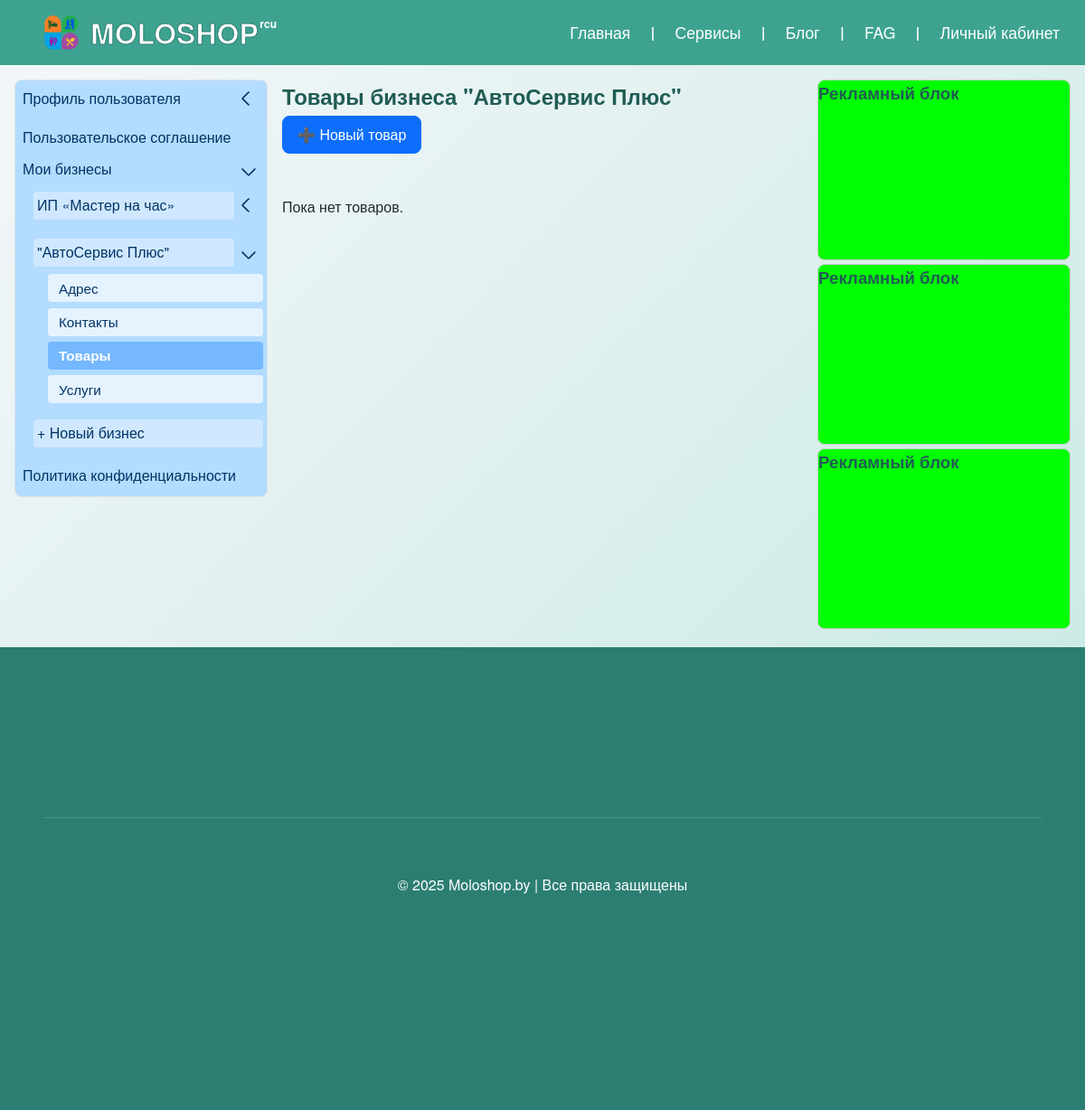
The page /business/avtoservis-plius/goods/ (signed in) on the database its author committed.
### apps/users/models/menu.py (models this page shows, shortened)
class ProfileMenuCategory(UUIDModel, MPTTModel):
    user = models.ForeignKey(
        settings.AUTH_USER_MODEL,
        on_delete=models.CASCADE,
        related_name="profile_menu_categories",
        verbose_name="Пользователь",
        null=True,
        blank=True,
        help_text="Пользователь для персональных пунктов меню. Пусто — для общего меню."
    )
    name = models.CharField(max_length=100, verbose_name="Название пункта меню")
    url = models.CharField(max_length=200, blank=True, verbose_name="Имя URL-шаблона",
                           help_text="Имя URL-шаблона с namespace (например: 'landing:policy_detail')")
    url_params = models.JSONField(blank=True, null=True, verbose_name="Параметры для URL",
                                 help_text='Параметры для reverse(), например: {"slug":"politika-konfidentsialnosti"}')
    external_url = models.URLField(blank=True, null=True, verbose_name="Внешняя ссылка",
                                   help_text="Внешняя ссылка (например: https://t.me/moloshop)")
    parent = TreeForeignKey("self", on_delete=models.CASCADE, null=True, blank=True,
                           related_name="children", verbose_name="Родительский пункт меню")
    order = models.PositiveIntegerField(default=0, verbose_name="Порядок сортировки")
    is_active_link = models.BooleanField(default=True, verbose_name="Активная ссылка",
                                         help_text="Если выключена, пункт меню не активен")
    updated_at = models.DateTimeField(auto_now=True, verbose_name="Дата обновления")
    class MPTTMeta:
        order_insertion_by = ["order"]
    class Meta:
        app_label = "users"
        verbose_name = "Пункт меню"
        verbose_name_plural = "Меню личного кабинета"
        ordering = ["order"]
        unique_together = ("user", "name", "parent")
    def get_absolute_url(self):
        from django.urls import reverse
        if self.url:
            try:
                if self.url_params:
                    return reverse(self.url, kwargs=self.url_params)
                return reverse(self.url)
            except Exception:
                return "#"
        elif self.external_url:
            return self.external_url
        return "#"

### apps/business/models/business.py (models this page shows, shortened)
class Business(NamedSlugModel):
    owner = models.ForeignKey(
        User,
        on_delete=models.CASCADE,
        related_name="businesses",
        verbose_name="Владелец",
    )
    subtitle = models.CharField(max_length=255, blank=True, null=True)
    favicon = models.ImageField(upload_to="business_favicons/", blank=True, null=True, verbose_name="favicon.ico")
    logo = models.ImageField(upload_to="business_logos/", blank=True, null=True)
    description = models.TextField(blank=True, verbose_name="Общее описание бизнеса")
    order = models.PositiveIntegerField(default=0, verbose_name="Порядок")
    is_visible = models.BooleanField(default=True, verbose_name="Активированный бизнес")
    created_at = models.DateTimeField(auto_now_add=True, verbose_name="Создан")
    updated_at = models.DateTimeField(auto_now=True, verbose_name="Обновлен")
    class Meta:
        ordering = ["order"]
        verbose_name = "Бизнес"
        verbose_name_plural = "Бизнесы"

### apps/business/views/business_options.py (the view, shortened to what this page needs)
# urls.py: path("<slug:business_slug>/goods/", goods_list, name="goods_list"),
@login_required
def goods_list(request, business_slug):
    business = get_object_or_404(Business, slug=business_slug, owner=request.user)
    goodss_qs = Goods.objects.filter(business=business).order_by("-created_at")
    paginator = Paginator(goodss_qs, 5)  # по 5 услуг на страницу
    page_number = request.GET.get("page")
    try:
        goodss_page = paginator.page(page_number)
    except PageNotAnInteger:
        goodss_page = paginator.page(1)
    except EmptyPage:
        goodss_page = paginator.page(paginator.num_pages)
    media_qs = Media.objects.filter(
        content_type__model='goods',
        object_id__in=goodss_page.object_list.values_list('id', flat=True)
    )
    gallery_dict = {}
    for media in media_qs:
        gallery_dict.setdefault(media.object_id, []).append(media)
    active_goods_id = request.GET.get("active_goods_id")
    try:
        active_goods_id = int(active_goods_id)
    except (TypeError, ValueError):
        active_goods_id = None
    goods_forms = {s.id: GoodsForm(instance=s) for s in goodss_page}
    new_goods_form = GoodsForm()
    return render(request, "business/products/goods_list.html", {
        "business": business,
        "goodss": goodss_page,  # заменили queryset на страницу
        "goods_forms": goods_forms,
        "new_goods_form": new_goods_form,
        "active_goods_id": active_goods_id,
        "gallery_dict": gallery_dict,
        "paginator": paginator,
    })

### apps/business/templates/business/products/goods_list.html (shortened to what this page needs)
{% extends "users/base_userpanel.html" %}
{% load static %}
{% load core_extras %}
{% block extra_head %}
<link type="text/css" href="{% static 'business/css/business.css' %}" rel="stylesheet" />
{{ block.super }}
{% endblock %}
{% block users_content %}
<h2 class="page-title">Товары бизнеса {{ business.title }}</h2>
<a href="{% url 'business:goods_create' business.slug %}" class="btn btn-primary" style="margin-bottom:1rem;">
  ➕ Новый товар
</a>
<div class="accordion" style="max-width: 800px; margin: 2rem auto; border-radius:.75rem; overflow: hidden;">
  {% for goods in goodss %}
    <div class="accordion-item" data-goods-id="{{ goods.id }}" style="border-bottom: 1px solid #ddd;">
      <div class="accordion-header products-accordion-header">
        <div class="products-thumb">
          {% if goods.image %}
            <img src="{{ goods.image.url }}" alt="{{ goods.title }}" class="products-thumb-img">
          {% else %}
            <div class="products-no-thumb">💇</div>
          {% endif %}
        </div>
        <div class="products-info">
          <span class="products-title">{{ goods.title }}</span>
          <span class="products-price">{{ goods.price }} {{ goods.currency }}</span>
          <div class="products-duration">
            {% if goods.duration %}
              ⏱ {{ goods.duration_display }}
            {% endif %}
          </div>
        </div>
        <img
          src="{% static 'core/img/icons/png/chevron-left.png' %}"
          alt="Toggle"
          class="toggle-icon products-toggle-icon"
        />
      </div>
      <div class="accordion-body" style="max-height: 0; overflow: hidden; background:#fff; transition: max-height 0.3s ease, padding 0.3s ease; padding-top: 0; padding-bottom: 0;">
      <fieldset style="margin: .75rem 1rem;">
        <legend>Обложка товара</legend>
        <div class="row mb-4">
          <div class="col-6 col-sm-12">
            {% if goods.image %}
              <img class="goods-image-preview"
                   src="{{ goods.image.url }}"
                   alt="Обложка товара"
                   style="border-radius:.75rem; display:block;">
            {% else %}
              <img class="goods-image-preview"
                   src="{% static 'business/images/placeholder.jpg' %}"
                   alt="Обложка товара"
                   style="border-radius:.75rem; display:block;">
            {% endif %}
          </div>
          <div class="col-6 col-sm-12">
            <form class="goods-image-upload-form"
                  enctype="multipart/form-data"
                  method="post"
                  data-upload-url="{% url 'business:upload_goods_image' business_slug=business.slug goods_slug=goods.slug %}"
                  data-delete-url="{% url 'business:delete_goods_image' business_slug=business.slug goods_slug=goods.slug %}">
              {% csrf_token %}
              <input type="file" name="image" class="goods-image-file" hidden>
              <button type="button" class="btn btn--large btn--success select-goods-image-btn">Загрузить обложку</button>
              <button type="button" class="btn btn--compact btn--danger delete-goods-image-btn">Удалить</button>
            </form>
          </div>
        </div>
      </fieldset>
      <fieldset style="margin: .75rem 1rem;">
        <legend>Галерея изображений услуг</legend>
        <div id="gallery_preview_{{ goods.slug }}"
             data-business-slug="{{ business.slug }}"
             data-model-type="goods"
             data-model-slug="{{ goods.slug }}"
             class="gallery-preview">
          {% with gallery=gallery_dict|get_item:goods.id %}
            {% if gallery %}
              {% for media in gallery %}
                <div class="gallery-item" id="gallery-item-{{ media.id }}">
                  <a href="{{ media.file.url }}" target="_blank" rel="noopener noreferrer" title="Открыть изображение в полном размере">
                    <img src="{{ media.file.url }}" alt="{{ media.alt_text }}" class="gallery-img">
                  </a>
                  <button type="button"
                          class="btn btn-sm btn-danger btn-delete-image"
                          data-media-id="{{ media.id }}"
                          title="Удалить изображение">
                    ✕
                  </button>
                </div>
              {% endfor %}
            {% else %}
              <p>Изображения отсутствуют.</p>
            {% endif %}
          {% endwith %}
        </div>
        <form id="gallery_upload_form_{{ goods.slug }}" enctype="multipart/form-data" method="post"
              data-upload-url="{% url 'business:upload_gallery_image' business_slug=business.slug model_type='goods' model_slug=goods.slug %}">
          {% csrf_token %}
          <input type="file" id="id_gallery_image_file_{{ goods.slug }}" name="image" hidden>
          <button type="button" id="select_gallery_image_btn_{{ goods.slug }}" class="btn btn--large btn--success" style="margin-top:1rem;">Загрузить изображение</button>
        </form>
      </fieldset>
      <form method="post" class="goods-form p-3" style="display:flex; flex-direction:column; gap:0.5rem;">
        {% csrf_token %}
        <input type="hidden" name="goods_id" value="{{ goods.id }}">
          {% with form=goods_forms|get_item:goods.id %}
            {% for field in form %}
              {% include "core/partials/field_row.html" with field=field %}
            {% endfor %}
          {% endwith %}
        <button type="submit" class="btn-save" style="margin-top: 0.5rem; background: #4CAF50; color: #fff; border: none; padding: 0.5rem 1rem; border-radius: 6px; cursor: pointer; transition: background 0.3s;">
            💾 Сохранить
        </button>
        </form>
        <form id="delete-goods-{{ goods.slug }}" method="post" action="{% url 'business:goods_delete' business.slug goods.slug %}" style="margin-top: 0.5rem;">
          {% csrf_token %}
          <button
            type="button"
            class="btn-delete"
            onclick="confirmDeleteItem('goods', '{{ goods.slug }}', '{{ goods.title }}')"
            style="background: #dc3545; color: #fff; border: none; margin: 0 .75rem; padding: 0.4rem 1rem; border-radius:.75rem; cursor: pointer; transition: background 0.3s;">
            🗑 Удалить товар
          </button>
        </form>
      </div>
    </div>
  {% empty %}
    <p>Пока нет товаров.</p>
  {% endfor %}
</div>
{% endblock %}

### apps/users/templates/users/components/user_menu.html (shortened to what this page needs)
<div class="user-menu-wrapper mb-4 border rounded">
  <nav class="user-menu">
    {% for section in menu_sections %}
      <div class="menu-section">
        {% if section.children.exists %}
          <div class="menu-header-wrap">
            <a href="{{ section.get_absolute_url }}"
               class="menu-header{% if current_path == section.get_absolute_url %} active{% endif %}">
              {{ section.name }}
            </a>
            <label for="toggle-section-{{ section.pk }}" class="chevron-toggle" aria-label="Развернуть меню">
              <span class="chevron-icon"></span>
            </label>
          </div>
          <div class="submenu-wrapper">
            <div class="submenu">
              {% for group in section.children.all %}
                <div class="submenu-group">
                  {% if group.children.exists %}
                    <div class="submenu-header-wrap">
                      <a href="{{ group.get_absolute_url }}"
                         class="submenu-header{% if current_path == group.get_absolute_url %} active{% endif %}">
                        {{ group.name }}
                      </a>
                      <label for="toggle-group-{{ group.pk }}" class="chevron-toggle" aria-label="Развернуть подменю">
                        <span class="chevron-icon"></span>
                      </label>
                    </div>
                    <div class="submenu-list-wrapper">
                      <ul class="submenu-list">
                        {% for item in group.children.all %}
                          <li>
                            <a href="{{ item.get_absolute_url }}"
                               {% if current_path == item.get_absolute_url %}class="active"{% endif %}>
                              {{ item.name }}
                            </a>
                          </li>
                        {% endfor %}
                      </ul>
                    </div>
                  {% else %}
                    <div class="submenu-header-wrap">
                      <a href="{{ group.get_absolute_url }}"
                         class="submenu-header{% if current_path == group.get_absolute_url %} active{% endif %}">
                        {{ group.name }}
                      </a>
                    </div>
                  {% endif %}
                </div>
              {% endfor %}
            </div>
          </div>
        {% else %}
          <div class="menu-header-wrap">
            <a href="{{ section.get_absolute_url }}"
               class="menu-header{% if current_path == section.get_absolute_url %} active{% endif %}">
              {{ section.name }}
            </a>
          </div>
        {% endif %}
      </div>
    {% endfor %}
  </nav>
</div>

### apps/core/templates/core/includes/footer_menu.html (shortened to what this page needs)
{% load string_filters %}
<div class="footer-menu">
  <div class="row align-items-start">
    {% for parent in parents|slice:":3" %}
      <div class="col-{{ parent.get_col_desktop }} col-md-{{ parent.get_col_md }}">
      </div>
    {% endfor %}
  </div>
<div class="footer-extra mt-4">
  <br>&copy; 2025 Moloshop.by | Все права защищены
</div>
</div>

### rows shown on the page
ProfileMenuCategory: name "Профиль пользователя"
ProfileMenuCategory: name "Пользовательское соглашение"
ProfileMenuCategory: name "Мои бизнесы"
ProfileMenuCategory: name "ИП «Мастер на час»"
ProfileMenuCategory: name "\"АвтоСервис Плюс\""
ProfileMenuCategory: name "Адрес"
ProfileMenuCategory: name "Контакты"
ProfileMenuCategory: name "Товары"
ProfileMenuCategory: name "Услуги"
ProfileMenuCategory: name "+ Новый бизнес"
ProfileMenuCategory: name "Политика конфиденциальности"
Business: title "\"АвтоСервис Плюс\""

### other values the page prints
{{ item.title }} "Главная" "Сервисы" "Блог" "FAG" "Личный кабинет"
